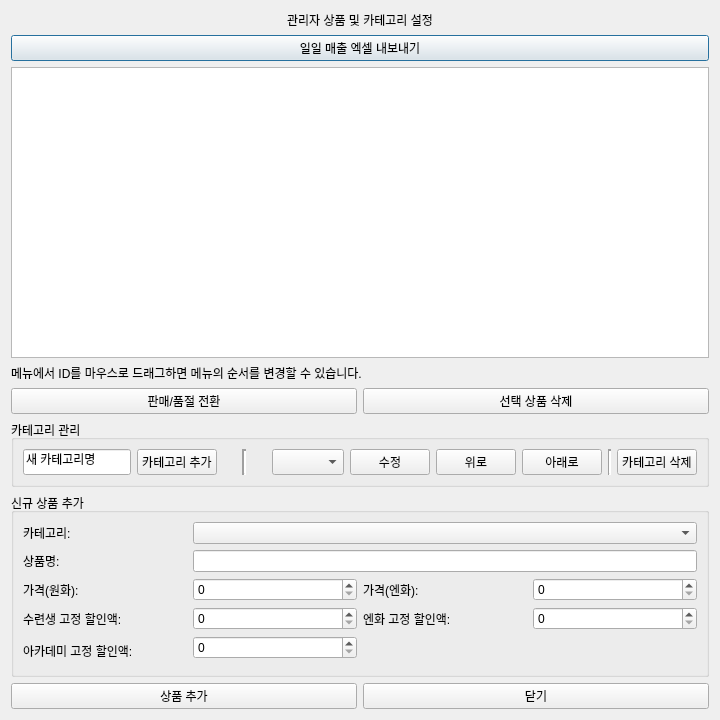
<?xml version="1.0" encoding="UTF-8"?>
<ui version="4.0">
 <class>Dialog</class>
 <widget class="QDialog" name="Dialog">
  <property name="geometry">
   <rect>
    <x>0</x>
    <y>0</y>
    <width>720</width>
    <height>720</height>
   </rect>
  </property>
  <property name="windowTitle">
   <string>Dialog</string>
  </property>
  <layout class="QVBoxLayout" name="verticalLayout" stretch="0,1,0,0,0">
   <item>
    <layout class="QHBoxLayout" name="horizontalLayout">
     <item>
      <widget class="QLabel" name="lbl_title">
       <property name="sizePolicy">
        <sizepolicy hsizetype="Expanding" vsizetype="Expanding">
         <horstretch>0</horstretch>
         <verstretch>0</verstretch>
        </sizepolicy>
       </property>
       <property name="text">
        <string>관리자 상품 및 카테고리 설정</string>
       </property>
       <property name="alignment">
        <set>Qt::AlignmentFlag::AlignCenter</set>
       </property>
      </widget>
     </item>
    </layout>
   </item>
   <item>
    <layout class="QGridLayout" name="gridLayout_2" rowstretch="0,1,0,0">
     <item row="2" column="0">
      <widget class="QLabel" name="label">
       <property name="text">
        <string>메뉴에서 ID를 마우스로 드래그하면 메뉴의 순서를 변경할 수 있습니다.</string>
       </property>
      </widget>
     </item>
     <item row="0" column="0">
      <widget class="QPushButton" name="btn_export_excel">
       <property name="sizePolicy">
        <sizepolicy hsizetype="Expanding" vsizetype="Expanding">
         <horstretch>0</horstretch>
         <verstretch>0</verstretch>
        </sizepolicy>
       </property>
       <property name="text">
        <string>일일 매출 엑셀 내보내기</string>
       </property>
      </widget>
     </item>
     <item row="1" column="0">
      <widget class="QTableWidget" name="tbw_table"/>
     </item>
     <item row="3" column="0">
      <layout class="QHBoxLayout" name="horizontalLayout_4">
       <item>
        <widget class="QPushButton" name="btn_toggle_soldout">
         <property name="sizePolicy">
          <sizepolicy hsizetype="Expanding" vsizetype="Expanding">
           <horstretch>0</horstretch>
           <verstretch>0</verstretch>
          </sizepolicy>
         </property>
         <property name="text">
          <string>판매/품절 전환</string>
         </property>
        </widget>
       </item>
       <item>
        <widget class="QPushButton" name="btn_delete">
         <property name="sizePolicy">
          <sizepolicy hsizetype="Expanding" vsizetype="Expanding">
           <horstretch>0</horstretch>
           <verstretch>0</verstretch>
          </sizepolicy>
         </property>
         <property name="text">
          <string>선택 상품 삭제</string>
         </property>
        </widget>
       </item>
      </layout>
     </item>
    </layout>
   </item>
   <item>
    <widget class="QGroupBox" name="gbox_cat_group">
     <property name="sizePolicy">
      <sizepolicy hsizetype="Expanding" vsizetype="Expanding">
       <horstretch>0</horstretch>
       <verstretch>0</verstretch>
      </sizepolicy>
     </property>
     <property name="title">
      <string>카테고리 관리</string>
     </property>
     <layout class="QHBoxLayout" name="horizontalLayout_3">
      <item>
       <widget class="QLineEdit" name="le_new_category">
        <property name="sizePolicy">
         <sizepolicy hsizetype="Expanding" vsizetype="Expanding">
          <horstretch>0</horstretch>
          <verstretch>0</verstretch>
         </sizepolicy>
        </property>
        <property name="text">
         <string>새 카테고리명</string>
        </property>
       </widget>
      </item>
      <item>
       <widget class="QPushButton" name="btn_add_category">
        <property name="sizePolicy">
         <sizepolicy hsizetype="Expanding" vsizetype="Expanding">
          <horstretch>0</horstretch>
          <verstretch>0</verstretch>
         </sizepolicy>
        </property>
        <property name="text">
         <string>카테고리 추가</string>
        </property>
       </widget>
      </item>
      <item>
       <widget class="Line" name="line">
        <property name="sizePolicy">
         <sizepolicy hsizetype="Expanding" vsizetype="Expanding">
          <horstretch>0</horstretch>
          <verstretch>0</verstretch>
         </sizepolicy>
        </property>
        <property name="lineWidth">
         <number>2</number>
        </property>
        <property name="orientation">
         <enum>Qt::Orientation::Vertical</enum>
        </property>
       </widget>
      </item>
      <item>
       <widget class="QComboBox" name="cb_delete_category">
        <property name="sizePolicy">
         <sizepolicy hsizetype="Expanding" vsizetype="Expanding">
          <horstretch>0</horstretch>
          <verstretch>0</verstretch>
         </sizepolicy>
        </property>
       </widget>
      </item>
      <item>
       <widget class="QPushButton" name="btn_edit_category">
        <property name="sizePolicy">
         <sizepolicy hsizetype="Expanding" vsizetype="Expanding">
          <horstretch>0</horstretch>
          <verstretch>0</verstretch>
         </sizepolicy>
        </property>
        <property name="text">
         <string>수정</string>
        </property>
       </widget>
      </item>
      <item>
       <widget class="QPushButton" name="btn_move_up">
        <property name="sizePolicy">
         <sizepolicy hsizetype="Expanding" vsizetype="Expanding">
          <horstretch>0</horstretch>
          <verstretch>0</verstretch>
         </sizepolicy>
        </property>
        <property name="text">
         <string>위로</string>
        </property>
       </widget>
      </item>
      <item>
       <widget class="QPushButton" name="btn_move_down">
        <property name="sizePolicy">
         <sizepolicy hsizetype="Expanding" vsizetype="Expanding">
          <horstretch>0</horstretch>
          <verstretch>0</verstretch>
         </sizepolicy>
        </property>
        <property name="text">
         <string>아래로</string>
        </property>
       </widget>
      </item>
      <item>
       <widget class="Line" name="line_2">
        <property name="lineWidth">
         <number>2</number>
        </property>
        <property name="orientation">
         <enum>Qt::Orientation::Vertical</enum>
        </property>
       </widget>
      </item>
      <item>
       <widget class="QPushButton" name="btn_delete_category">
        <property name="sizePolicy">
         <sizepolicy hsizetype="Expanding" vsizetype="Expanding">
          <horstretch>0</horstretch>
          <verstretch>0</verstretch>
         </sizepolicy>
        </property>
        <property name="text">
         <string>카테고리 삭제</string>
        </property>
       </widget>
      </item>
     </layout>
    </widget>
   </item>
   <item>
    <widget class="QGroupBox" name="gbox_prod_group">
     <property name="sizePolicy">
      <sizepolicy hsizetype="Expanding" vsizetype="Expanding">
       <horstretch>0</horstretch>
       <verstretch>0</verstretch>
      </sizepolicy>
     </property>
     <property name="title">
      <string>신규 상품 추가</string>
     </property>
     <layout class="QHBoxLayout" name="horizontalLayout_2">
      <item>
       <layout class="QGridLayout" name="gridLayout">
        <item row="3" column="3">
         <widget class="QSpinBox" name="sb_price_ja">
          <property name="sizePolicy">
           <sizepolicy hsizetype="Expanding" vsizetype="Expanding">
            <horstretch>0</horstretch>
            <verstretch>0</verstretch>
           </sizepolicy>
          </property>
         </widget>
        </item>
        <item row="3" column="2">
         <widget class="QLabel" name="lbl_price_ja">
          <property name="sizePolicy">
           <sizepolicy hsizetype="Expanding" vsizetype="Expanding">
            <horstretch>0</horstretch>
            <verstretch>0</verstretch>
           </sizepolicy>
          </property>
          <property name="text">
           <string>가격(엔화):</string>
          </property>
         </widget>
        </item>
        <item row="4" column="3">
         <widget class="QSpinBox" name="sb_disc_ja">
          <property name="sizePolicy">
           <sizepolicy hsizetype="Expanding" vsizetype="Expanding">
            <horstretch>0</horstretch>
            <verstretch>0</verstretch>
           </sizepolicy>
          </property>
         </widget>
        </item>
        <item row="4" column="2">
         <widget class="QLabel" name="lbl_disc_ja">
          <property name="sizePolicy">
           <sizepolicy hsizetype="Expanding" vsizetype="Expanding">
            <horstretch>0</horstretch>
            <verstretch>0</verstretch>
           </sizepolicy>
          </property>
          <property name="text">
           <string>엔화 고정 할인액:</string>
          </property>
         </widget>
        </item>
        <item row="4" column="1">
         <widget class="QSpinBox" name="sb_disc_student">
          <property name="sizePolicy">
           <sizepolicy hsizetype="Expanding" vsizetype="Expanding">
            <horstretch>0</horstretch>
            <verstretch>0</verstretch>
           </sizepolicy>
          </property>
         </widget>
        </item>
        <item row="3" column="0">
         <widget class="QLabel" name="lbl_price_ko">
          <property name="sizePolicy">
           <sizepolicy hsizetype="Expanding" vsizetype="Expanding">
            <horstretch>0</horstretch>
            <verstretch>0</verstretch>
           </sizepolicy>
          </property>
          <property name="text">
           <string>가격(원화):</string>
          </property>
         </widget>
        </item>
        <item row="4" column="0">
         <widget class="QLabel" name="lbl_disc_student">
          <property name="sizePolicy">
           <sizepolicy hsizetype="Expanding" vsizetype="Expanding">
            <horstretch>0</horstretch>
            <verstretch>0</verstretch>
           </sizepolicy>
          </property>
          <property name="text">
           <string>수련생 고정 할인액:</string>
          </property>
         </widget>
        </item>
        <item row="3" column="1">
         <widget class="QSpinBox" name="sb_proce_ko">
          <property name="sizePolicy">
           <sizepolicy hsizetype="Expanding" vsizetype="Expanding">
            <horstretch>0</horstretch>
            <verstretch>0</verstretch>
           </sizepolicy>
          </property>
         </widget>
        </item>
        <item row="5" column="1">
         <widget class="QSpinBox" name="sb_disc_academy">
          <property name="sizePolicy">
           <sizepolicy hsizetype="Expanding" vsizetype="Expanding">
            <horstretch>0</horstretch>
            <verstretch>0</verstretch>
           </sizepolicy>
          </property>
         </widget>
        </item>
        <item row="2" column="0">
         <widget class="QLabel" name="lbl_name_ko">
          <property name="sizePolicy">
           <sizepolicy hsizetype="Expanding" vsizetype="Expanding">
            <horstretch>0</horstretch>
            <verstretch>0</verstretch>
           </sizepolicy>
          </property>
          <property name="text">
           <string>상품명:</string>
          </property>
         </widget>
        </item>
        <item row="0" column="1" rowspan="2" colspan="3">
         <widget class="QComboBox" name="cb_category">
          <property name="sizePolicy">
           <sizepolicy hsizetype="Expanding" vsizetype="Expanding">
            <horstretch>0</horstretch>
            <verstretch>0</verstretch>
           </sizepolicy>
          </property>
         </widget>
        </item>
        <item row="0" column="0" rowspan="2">
         <widget class="QLabel" name="lbl_cat_name">
          <property name="sizePolicy">
           <sizepolicy hsizetype="Expanding" vsizetype="Expanding">
            <horstretch>0</horstretch>
            <verstretch>0</verstretch>
           </sizepolicy>
          </property>
          <property name="text">
           <string>카테고리:</string>
          </property>
         </widget>
        </item>
        <item row="2" column="1" colspan="3">
         <widget class="QLineEdit" name="txt_name_ko">
          <property name="sizePolicy">
           <sizepolicy hsizetype="Expanding" vsizetype="Expanding">
            <horstretch>0</horstretch>
            <verstretch>0</verstretch>
           </sizepolicy>
          </property>
         </widget>
        </item>
        <item row="5" column="0" rowspan="2">
         <widget class="QLabel" name="lbl_disc_academy">
          <property name="sizePolicy">
           <sizepolicy hsizetype="Expanding" vsizetype="Expanding">
            <horstretch>0</horstretch>
            <verstretch>0</verstretch>
           </sizepolicy>
          </property>
          <property name="frameShadow">
           <enum>QFrame::Shadow::Plain</enum>
          </property>
          <property name="text">
           <string>아카데미 고정 할인액:</string>
          </property>
         </widget>
        </item>
       </layout>
      </item>
     </layout>
    </widget>
   </item>
   <item>
    <layout class="QHBoxLayout" name="horizontalLayout_5">
     <item>
      <widget class="QPushButton" name="btn_add">
       <property name="sizePolicy">
        <sizepolicy hsizetype="Expanding" vsizetype="Expanding">
         <horstretch>0</horstretch>
         <verstretch>0</verstretch>
        </sizepolicy>
       </property>
       <property name="text">
        <string>상품 추가</string>
       </property>
      </widget>
     </item>
     <item>
      <widget class="QPushButton" name="btn_close">
       <property name="sizePolicy">
        <sizepolicy hsizetype="Expanding" vsizetype="Expanding">
         <horstretch>0</horstretch>
         <verstretch>0</verstretch>
        </sizepolicy>
       </property>
       <property name="text">
        <string>닫기</string>
       </property>
      </widget>
     </item>
    </layout>
   </item>
  </layout>
 </widget>
 <resources/>
 <connections/>
</ui>
